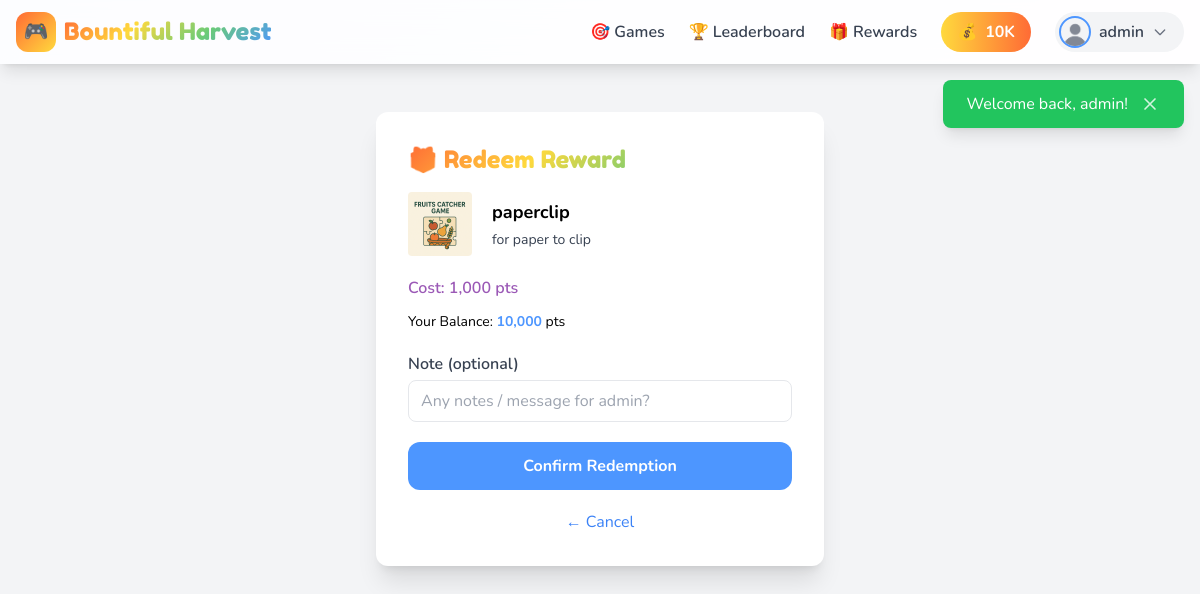
The page /rewards/redeem.php?id=14 (signed in) on the database its author committed.
### tables this page shows
CREATE TABLE `wallet` (
  `id` int(10) UNSIGNED NOT NULL,
  `user_id` int(10) UNSIGNED NOT NULL,
  `balance` int(10) UNSIGNED DEFAULT 0,
  `total_earned` int(10) UNSIGNED DEFAULT 0,
  `total_spent` int(10) UNSIGNED DEFAULT 0,
  `last_transaction_at` timestamp NULL DEFAULT NULL,
  `created_at` timestamp NOT NULL DEFAULT current_timestamp(),
  `updated_at` timestamp NOT NULL DEFAULT current_timestamp() ON UPDATE current_timestamp()
);

CREATE TABLE `users` (
  `id` int(10) UNSIGNED NOT NULL,
  `username` varchar(50) NOT NULL,
  `email` varchar(100) NOT NULL,
  `password` varchar(255) NOT NULL,
  `role` enum('player','admin') DEFAULT 'player',
  `avatar` varchar(255) DEFAULT 'default-avatar.png',
  `status` enum('active','banned','suspended') DEFAULT 'active',
  `email_verified_at` timestamp NULL DEFAULT NULL,
  `remember_token` varchar(100) DEFAULT NULL,
  `last_login` timestamp NULL DEFAULT NULL,
  `login_attempts` int(10) UNSIGNED DEFAULT 0,
  `locked_until` timestamp NULL DEFAULT NULL,
  `created_at` timestamp NOT NULL DEFAULT current_timestamp(),
  `updated_at` timestamp NOT NULL DEFAULT current_timestamp() ON UPDATE current_timestamp()
);

CREATE TABLE `rewards` (
  `id` int(10) UNSIGNED NOT NULL,
  `name` varchar(100) NOT NULL,
  `description` text DEFAULT NULL,
  `points_cost` int(10) UNSIGNED NOT NULL,
  `category` enum('digital','physical','voucher','badge','other') DEFAULT 'digital',
  `image` varchar(255) DEFAULT 'default-reward.png',
  `quantity` int(11) DEFAULT NULL,
  `max_per_user` int(10) UNSIGNED DEFAULT 1,
  `requires_approval` tinyint(1) DEFAULT 0,
  `status` enum('active','inactive','out_of_stock') DEFAULT 'active',
  `valid_from` timestamp NULL DEFAULT NULL,
  `valid_until` timestamp NULL DEFAULT NULL,
  `created_at` timestamp NOT NULL DEFAULT current_timestamp(),
  `updated_at` timestamp NOT NULL DEFAULT current_timestamp() ON UPDATE current_timestamp()
);

### includes/functions.php (called while the page is built, shortened)
<?php
function baseUrl(string $path = ''): string {
    return rtrim(APP_URL, '/') . '/' . ltrim($path, '/');
}
function asset(string $path): string {
    return baseUrl('assets/' . ltrim($path, '/'));
}
function e(string $string): string {
    return htmlspecialchars($string, ENT_QUOTES, 'UTF-8');
}
function formatNumber(int $number): string {
    if ($number >= 1000) {
        return round($number / 1000, 1) . 'K';
    }
    return (string) $number;
}

### includes/auth.php (called while the page is built, shortened)
<?php
class Auth {
    private static ?array $user = null;
    public static function check(): bool {
        if (isset($_SESSION['user_id'])) {
            return true;
        }
        return false;
    }
    public static function user(): ?array {
        if (self::$user === null) {
            self::$user = Database::fetch(
                "SELECT u.*, w.balance as wallet_balance
                 FROM users u
                 LEFT JOIN wallet w ON u.id = w.user_id
                 WHERE u.id = ?",
                [$_SESSION['user_id']]
            );
        }
        return self::$user;
    }
    public static function id(): ?int {
        return $_SESSION['user_id'] ?? null;
    }
}

### includes/database.php (called while the page is built, shortened)
<?php
class Database {
    private static ?PDO $instance = null;
    public static function getConnection(): PDO {
        if (self::$instance === null) {
            try {
                $dsn = sprintf(
                    "mysql:host=%s;dbname=%s;charset=%s",
                    DB_HOST,
                    DB_NAME,
                    DB_CHARSET
                );
                $options = [
                    PDO::ATTR_ERRMODE => PDO::ERRMODE_EXCEPTION,
                    PDO::ATTR_DEFAULT_FETCH_MODE => PDO::FETCH_ASSOC,
                    PDO::ATTR_EMULATE_PREPARES => false,
                    PDO::MYSQL_ATTR_INIT_COMMAND => "SET NAMES utf8mb4 COLLATE utf8mb4_unicode_ci"
                ];
                self::$instance = new PDO($dsn, DB_USER, DB_PASS, $options);
            } catch (PDOException $e) {
                if (APP_DEBUG) {
                    die("Database Connection Error: " . $e->getMessage());
                } else {
                    error_log("Database Connection Error: " . $e->getMessage());
                    die("A database error occurred. Please try again later.");
                }
            }
        }
        return self::$instance;
    }
    public static function db(): PDO {
        return self::getConnection();
    }
    public static function query(string $sql, array $params = []): PDOStatement {
        $stmt = self::db()->prepare($sql);
        $stmt->execute($params);
        return $stmt;
    }
    public static function fetch(string $sql, array $params = []): ?array {
        $result = self::query($sql, $params)->fetch();
        return $result ?: null;
    }
}

### includes/wallet.php (called while the page is built, shortened)
<?php
class Wallet {
    public static function getByUserId(int $userId): ?array {
        return Database::fetch(
            "SELECT * FROM wallet WHERE user_id = ?",
            [$userId]
        );
    }
    public static function getBalance(int $userId): int {
        $wallet = self::getByUserId($userId);
        return $wallet['balance'] ?? 0;
    }
}

### rewards/redeem.php (the view, shortened to what this page needs)
<?php
require_once __DIR__.'/../includes/header.php';
require_once __DIR__.'/../includes/middleware.php';
require_once __DIR__ . '/../includes/wallet.php';
$userId = Auth::id();
$rewardId = (int)($_GET['id'] ?? 0);
$reward = Database::fetch(
    "SELECT * FROM rewards WHERE id=? AND status='active' AND (valid_from IS NULL OR valid_from <= NOW()) AND (valid_until IS NULL OR valid_until >= NOW())",
    [$rewardId]
);
$userBalance = Wallet::getBalance($userId);
$error = '';
?>
<div class="min-h-screen py-12 px-4 bg-gray-100">
<div class="max-w-md mx-auto bg-white rounded-xl shadow-xl p-8">
    <h1 class="font-game text-2xl gradient-text mb-4">🎁 Redeem Reward</h1>
    <?php if ($error): ?>
        <div class="bg-red-50 text-red-700 p-3 mb-5 rounded-lg"><?= $error ?></div>
        <a href="<?= baseUrl('/rewards/') ?>" class="bg-friv-blue text-white px-4 py-2 rounded hover:bg-blue-700 transition">Back to Rewards</a>
    <?php else: ?>
        <div class="flex gap-5 items-center mb-5">
            <img src="<?= asset('images/rewards/' . ($reward['image'] ?? 'default-reward.png')) ?>" alt="<?= e($reward['name']) ?>"
                class="w-16 h-16 object-contain rounded">
            <div>
              <h2 class="font-bold text-lg mb-1"><?= e($reward['name']) ?></h2>
              <div class="text-sm text-gray-700"><?= e($reward['description']) ?></div>
            </div>
        </div>
        <div class="mb-3 font-semibold text-friv-purple">Cost: <?= number_format($reward['points_cost']) ?> pts</div>
        <div class="mb-4 text-sm">Your Balance: <span class="font-bold text-friv-blue"><?= number_format($userBalance) ?></span> pts</div>
        <form method="POST" class="space-y-5">
            <div>
                <label class="block font-semibold text-gray-700 mb-1">Note (optional)</label>
                <input type="text" name="user_notes" maxlength="120"
                    class="w-full px-3 py-2 border rounded-lg focus:border-blue-500 outline-none"
                    placeholder="Any notes / message for admin?">
            </div>
            <button type="submit"
                class="w-full bg-friv-blue text-white font-bold py-3 rounded-xl hover:bg-blue-700 transition-colors">
                Confirm Redemption
            </button>
            <a href="<?= baseUrl('/rewards/') ?>" class="w-full block text-center mt-3 text-blue-500 hover:underline">← Cancel</a>
        </form>
    <?php endif; ?>
</div>
</div>
<?php require_once __DIR__.'/../includes/footer.php'; ?>

### includes/navbar.php (shortened to what this page needs)
<nav class="fixed top-0 left-0 right-0 z-40 bg-white/90 backdrop-blur-md shadow-lg">
    <div class="max-w-7xl mx-auto px-4">
        <div class="flex items-center justify-between h-16">
            <a href="<?= baseUrl() ?>" class="flex items-center gap-2 group">
                <div class="w-10 h-10 bg-gradient-to-br from-friv-orange to-friv-yellow rounded-xl flex items-center justify-center transform group-hover:rotate-12 transition-transform">
                    <span class="text-white text-xl">🎮</span>
                </div>
                <span class="font-game text-2xl gradient-text hidden sm:block"><?= APP_NAME ?></span>
            </a>
            <div class="hidden md:flex items-center gap-6">
                <a href="<?= baseUrl('/games/') ?>" class="text-gray-700 hover:text-friv-orange font-semibold transition-colors flex items-center gap-1">
                    <span>🎯</span> Games
                </a>
                <a href="<?= baseUrl('/leaderboard/') ?>" class="text-gray-700 hover:text-friv-orange font-semibold transition-colors flex items-center gap-1">
                    <span>🏆</span> Leaderboard
                </a>
                <a href="<?= baseUrl('/rewards/') ?>" class="text-gray-700 hover:text-friv-orange font-semibold transition-colors flex items-center gap-1">
                    <span>🎁</span> Rewards
                </a>
                <?php if ($isLoggedIn): ?>
                    <div class="bg-gradient-to-r from-friv-yellow to-friv-orange text-white px-4 py-2 rounded-full font-bold flex items-center gap-2">
                        <span>💰</span>
                        <span id="navbar-balance"><?= formatNumber($currentUser['wallet_balance'] ?? 0) ?></span>
                    </div>
                    <div class="relative" x-data="{ open: false }">
                        <button @click="open = !open" class="flex items-center gap-2 bg-gray-100 hover:bg-gray-200 rounded-full pl-1 pr-4 py-1 transition-colors">
                            <img src="<?= asset('images/avatars/' . ($currentUser['avatar'] ?? 'default-avatar.png')) ?>"
                                 alt="Avatar"
                                 class="w-8 h-8 rounded-full object-cover border-2 border-friv-blue">
                            <span class="font-semibold text-gray-700"><?= e($currentUser['username']) ?></span>
                            <svg class="w-4 h-4 text-gray-500" fill="none" stroke="currentColor" viewBox="0 0 24 24">
                                <path stroke-linecap="round" stroke-linejoin="round" stroke-width="2" d="M19 9l-7 7-7-7"></path>
                            </svg>
                        </button>
                    </div>
                <?php endif; ?>
            </div>
        </div>
    </div>
</nav>

### includes/header.php (style rules this page uses)
body { font-family: 'Nunito', sans-serif; }
.font-game { font-family: 'Fredoka One', cursive; }
.gradient-text { background: linear-gradient(135deg, #FF6B35, #FFD93D, #6BCB77, #4D96FF); -webkit-background-clip: text; -webkit-text-fill-color: transparent; background-clip: text; }

### rows shown on the page
wallet: balance "10K", user.avatar (placeholder picture), user.username "admin", balance "10,000"
rewards: image (picture), name "paperclip", description "for paper to clip", points_cost "1,000"

### other values the page prints
APP_NAME "Bountiful Harvest"
$message "Welcome back, admin!"
